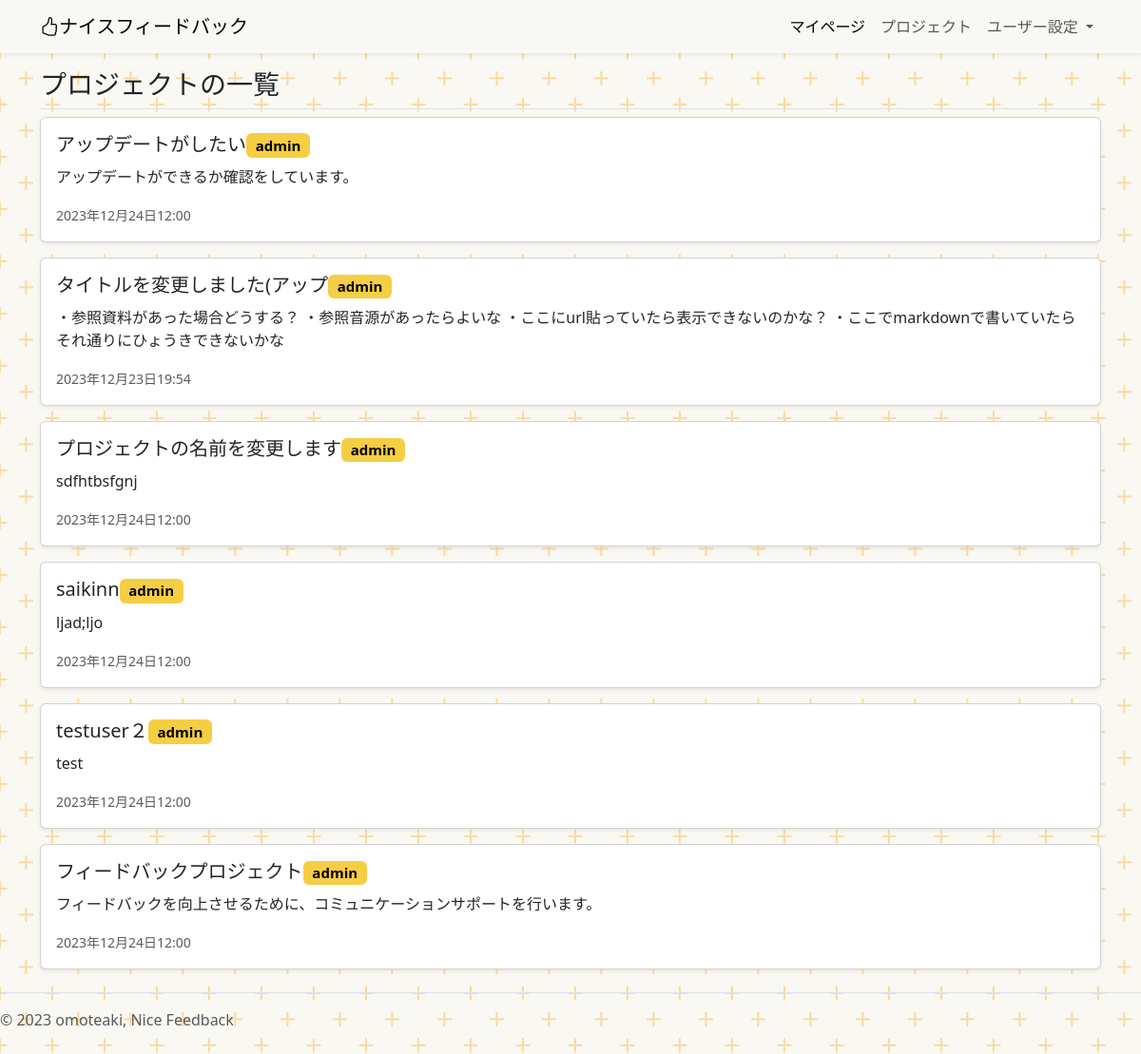
The app's page /project-list/ (signed in), older data.
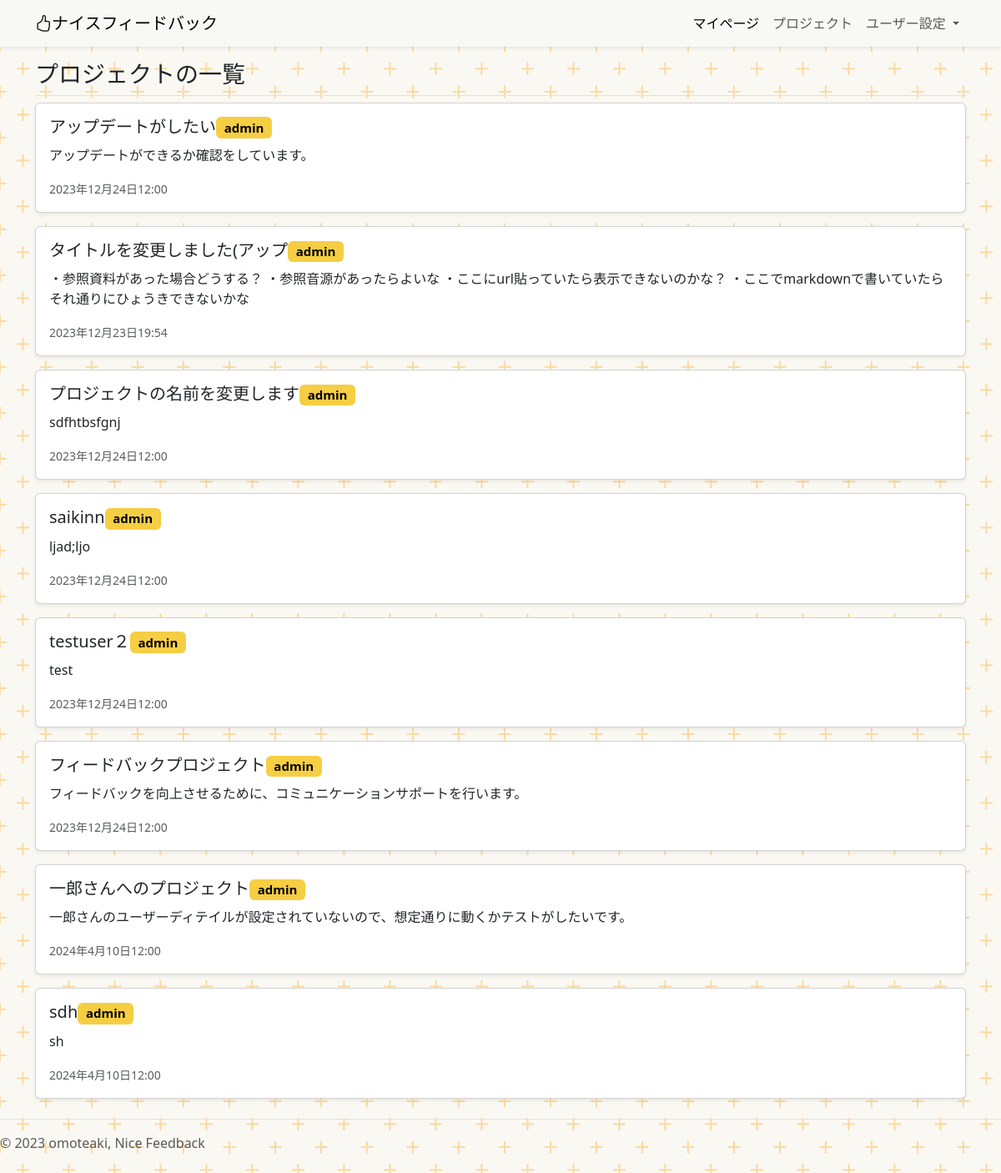
The same page, newer data.
### project/models.py (models this page shows)
class Project(models.Model):
    title = models.CharField(
        verbose_name="プロジェクトのタイトル",
        max_length=30,
    )
    about = models.TextField(
        verbose_name="このプロジェクトについて"
    )
    purpose = models.TextField(
        verbose_name="このプロジェクトで実現したいこと",
        null=True
    )
    deadline_datetime = models.DateTimeField(
        verbose_name="締め切り日時",
    )
    reference_image1 = models.ImageField(
        verbose_name="参考画像1",
        upload_to="references",
        blank=True,
        null=True,
    )
    reference_image2 = models.ImageField(
        verbose_name="参考画像2",
        upload_to="references",
        blank=True,
        null=True,
    )
    reference_image3 = models.ImageField(
        verbose_name="参考画像3",
        upload_to="references",
        blank=True,
        null=True,
    )
    reference_movie1 = models.FileField(
        verbose_name="参考動画1",
        upload_to="references",
        blank=True,
        null=True,
    )
    reference_movie2 = models.FileField(
        verbose_name="参考動画2",
        upload_to="references",
        blank=True,
        null=True,
    )
    reference_movie3 = models.FileField(
        verbose_name="参考動画3",
        upload_to="references",
        blank=True,
        null=True,
    )
    reference_music1 = models.FileField(
        verbose_name="参考音源1",
        upload_to="references",
        blank=True,
        null=True,
    )
    reference_music2 = models.FileField(
        verbose_name="参考音源2",
        upload_to="references",
        blank=True,
        null=True,
    )
    reference_music3 = models.FileField(
        verbose_name="参考音源3",
        upload_to="references",
        blank=True,
        null=True,
    )
    reference_url1 = models.URLField(
        verbose_name="参考URL1",
        blank=True,
        null=True,
    )
    reference_url2 = models.URLField(
        verbose_name="参考URL2",
        blank=True,
        null=True,
    )
    reference_url3 = models.URLField(
        verbose_name="参考URL3",
        blank=True,
        null=True,
    )
    created_at = models.DateTimeField(
        verbose_name="プロジェクトを登録した日時",
        auto_now_add=True,
    )
    updated_at = models.DateTimeField(
        verbose_name="プロジェクトの詳細を更新した時間",
        auto_now=True,
    )
    orderer_user = models.ForeignKey(
        CustomUser,
        verbose_name="発注者",
        on_delete=models.PROTECT,
        related_name="orderer_user",
    )
    contractor_user = models.ForeignKey(
        CustomUser,
        verbose_name="受注者",
        on_delete=models.PROTECT,
        related_name="contractor_user",
    )
    orderer_users = models.ManyToManyField(
        CustomUser,
        verbose_name="発注者のサポーター",
        blank=True,
        related_name="orderer_users",
    )
    contractor_users = models.ManyToManyField(
        CustomUser,
        verbose_name="受注者のサポーター",
        blank=True,
        related_name="contractor_users",
    )
    created_user = models.ForeignKey(
        CustomUser,
        verbose_name="プロジェクトの作成者",
        on_delete=models.PROTECT,
        related_name="created_user"
    )
    is_done = models.BooleanField(
        default=False,
        help_text="プロジェクトが完了したらTrue"
    )
    is_accepted = models.BooleanField(
        default=False,
        help_text="プロジェクトを確認してもらえたらTrue"
    )
    feedback_rule = models.ForeignKey(
        UserDetail,
        verbose_name="受注した人が設定したフィードバックルール",
        on_delete=models.CASCADE,
        blank=True,
        null=True,
    )
    def __str__(self):
        return self.title

### account/models.py (models this page shows)
class CustomUser(AbstractUser):
    pass

### project/views.py (the view)
# urls.py: path('project-list/', views.ProjectListView.as_view(), name="project_list"),
class ProjectListView(ListView):
    template_name = "project_list.html"
    def get_queryset(self):
        projects = Project.objects.filter(created_user= self.request.user)
        return projects

### project/templates/project_list.html
{% extends "base.html" %}
{% block contents %}
<div class="container">
  <h3 class="pb-2 border-bottom">
    プロジェクトの一覧
  </h3>
  {% for record in object_list %}
  <a href="{% url "project:project_detail" record.pk %}" class="card mb-3 text-decoration-none">
    <div class="card-body">
      <h5 class="card-title">{{record}}<span class="badge text-bg-primary">{{record.orderer_user}}</span></h5>
      <p class="card-text">{{record.about}}</p>
      <p class="card-text"><small class="text-body-secondary">{{record.deadline_datetime}}</small></p>
    </div>
  </a>
  {% endfor %}
</div>
{% endblock %}

Row changes from the older to the newer data that the page shows:
added Project: title "一郎さんへのプロジェクト", orderer_user "admin", about "一郎さんのユーザーディテイルが設定されていないので、想定通りに動くかテストがしたいです。", deadline_datetime "2024年4月10日12:00"
added Project: title "sdh", orderer_user "admin", about "sh", deadline_datetime "2024年4月10日12:00"
